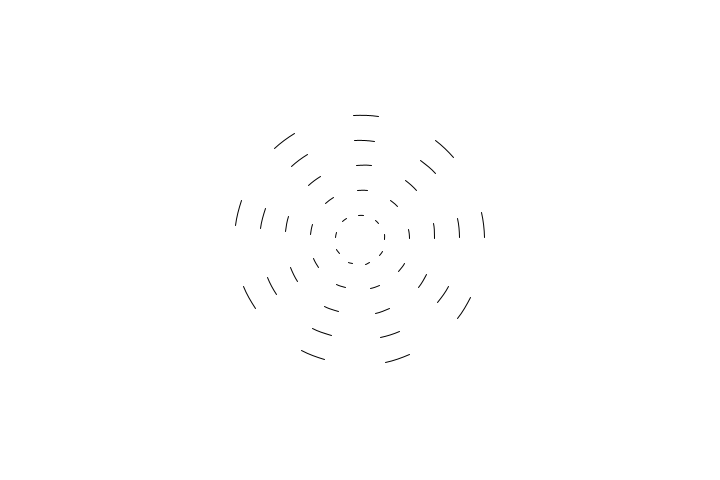
Frame 1 (no input)
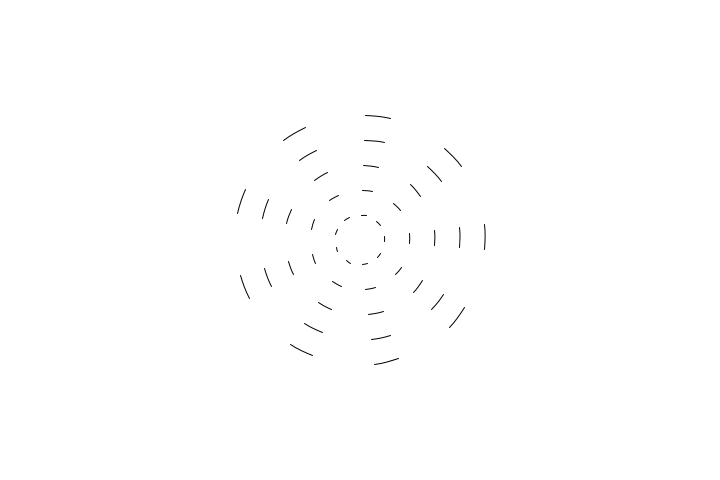
Frame 60 (the mouse pressed at the canvas centre just before this capture)
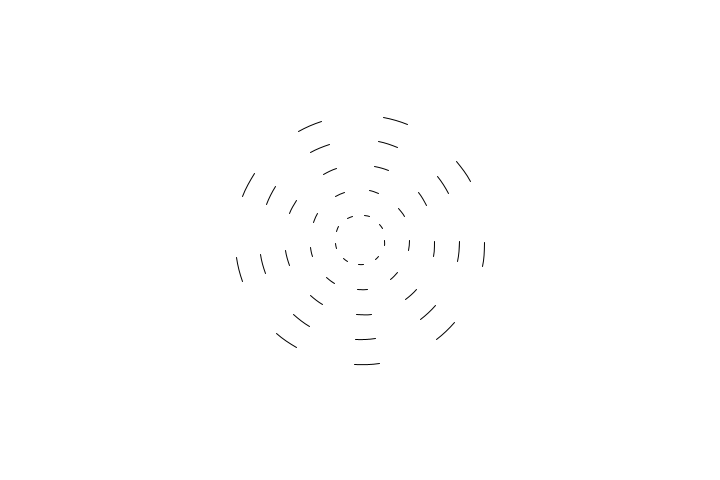
Frame 120 (the mouse held since frame 60 and released just before this capture)

The Processing sketch that drew these frames (run headless with seeded random() and noise(); from frame 60 on, the mouse is pressed at the canvas centre):

// Processing sketch: fondoMEdicionRotacion
// ── fondoMEdicionRotacion.pde
float radians = .5;
float rotSpeed = 0.002;

void setup(){
  size(720,480);
}

void draw(){
  background (255);
  
  rotSpeed ++;
  pushMatrix();
  translate(width/2, height/2);
  rotate(rotSpeed/0.0174533);
  for (float i = 0; i < TWO_PI; i+= 0.7){
  noFill();
  arc(0, 0, 150,150, (radians + i)- 0.2,radians+ i, OPEN);
  arc(0, 0, 100,100, (radians + i)- 0.2,radians+ i, OPEN);
  arc(0, 0, 50,50, (radians + i)- 0.2,radians+ i, OPEN);
  arc(0, 0, 200,200, (radians + i)- 0.2,radians+ i, OPEN);
  arc(0, 0, 250,250, (radians + i)- 0.2,radians+ i, OPEN);
  }
  popMatrix();
}
